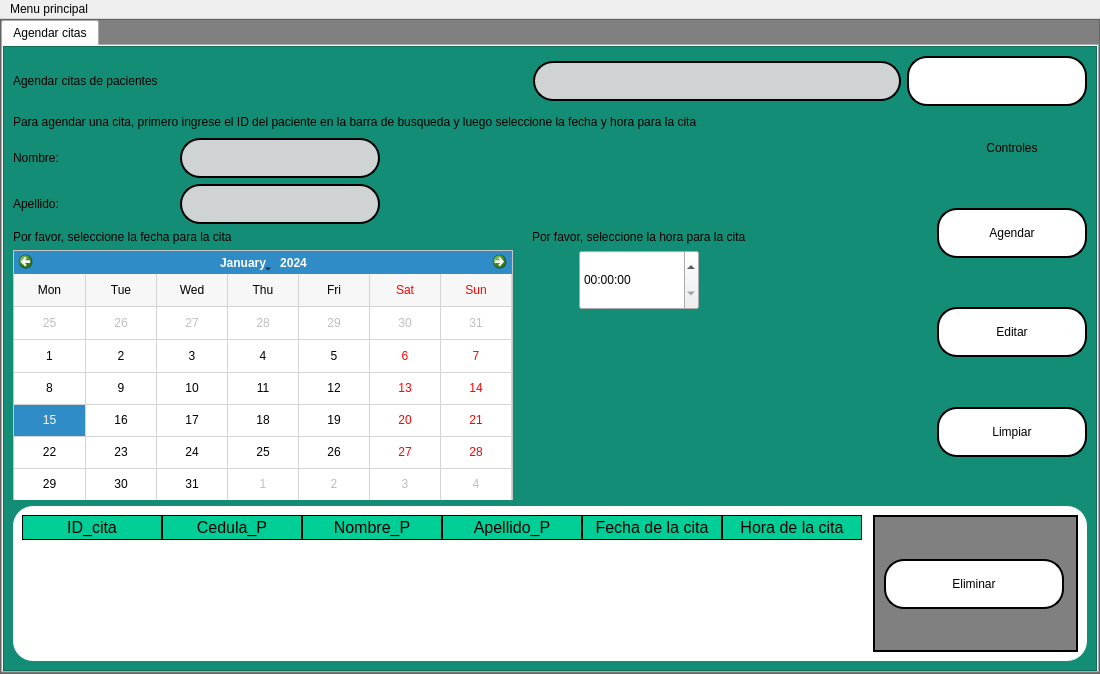
<?xml version="1.0" encoding="UTF-8"?>
<ui version="4.0">
 <class>citas</class>
 <widget class="QMainWindow" name="citas">
  <property name="geometry">
   <rect>
    <x>0</x>
    <y>0</y>
    <width>1100</width>
    <height>674</height>
   </rect>
  </property>
  <property name="minimumSize">
   <size>
    <width>1100</width>
    <height>0</height>
   </size>
  </property>
  <property name="maximumSize">
   <size>
    <width>1200</width>
    <height>16777215</height>
   </size>
  </property>
  <property name="windowTitle">
   <string>MainWindow</string>
  </property>
  <widget class="QWidget" name="centralwidget">
   <layout class="QVBoxLayout" name="verticalLayout">
    <property name="spacing">
     <number>0</number>
    </property>
    <property name="leftMargin">
     <number>0</number>
    </property>
    <property name="topMargin">
     <number>0</number>
    </property>
    <property name="rightMargin">
     <number>0</number>
    </property>
    <property name="bottomMargin">
     <number>0</number>
    </property>
    <item>
     <widget class="QFrame" name="frame">
      <property name="styleSheet">
       <string notr="true">QFrame{
background-color:gray;
}</string>
      </property>
      <property name="frameShape">
       <enum>QFrame::StyledPanel</enum>
      </property>
      <property name="frameShadow">
       <enum>QFrame::Raised</enum>
      </property>
      <layout class="QVBoxLayout" name="verticalLayout_2">
       <property name="spacing">
        <number>0</number>
       </property>
       <property name="leftMargin">
        <number>0</number>
       </property>
       <property name="topMargin">
        <number>0</number>
       </property>
       <property name="rightMargin">
        <number>0</number>
       </property>
       <property name="bottomMargin">
        <number>0</number>
       </property>
       <item>
        <widget class="QTabWidget" name="tabWidget">
         <property name="currentIndex">
          <number>0</number>
         </property>
         <widget class="QWidget" name="agg_citas">
          <attribute name="title">
           <string>Agendar citas</string>
          </attribute>
          <layout class="QVBoxLayout" name="verticalLayout_3">
           <property name="spacing">
            <number>0</number>
           </property>
           <property name="leftMargin">
            <number>0</number>
           </property>
           <property name="topMargin">
            <number>0</number>
           </property>
           <property name="rightMargin">
            <number>0</number>
           </property>
           <property name="bottomMargin">
            <number>0</number>
           </property>
           <item>
            <widget class="QFrame" name="frame_2">
             <property name="styleSheet">
              <string notr="true">QFrame{
background-color:#138D75;
	font: 12pt &quot;Microsoft Sans Serif&quot;;
}
QTableWidget{
color:rgb(0,0,0);
gridline-color:rgb(0,206,151);
font-size:12pt;
}
QHeaderView::section{
background-color:rgb(0,206,151);
border:1px solid rgb(0,0,0);
font-size:12pt;
}
QTbaleWidget QTableCornerButton::section{
background-color:rgb(0,0,0);
border:1px solid  rgb(0,206,151);
}
QLineEdit{
border:2px solid rgb(0,0,0);
border-radius:20px;
background-color:#D0D3D4;
	font: 12pt &quot;Microsoft Sans Serif&quot;;
}
QPushButton{
border-radius:20px;
border:2px solid rgb(0,0,0);
background-color:white;
}
QPushButton:hover{
	background-color:#CB4335;
}</string>
             </property>
             <property name="frameShape">
              <enum>QFrame::StyledPanel</enum>
             </property>
             <property name="frameShadow">
              <enum>QFrame::Raised</enum>
             </property>
             <layout class="QVBoxLayout" name="verticalLayout_13">
              <item>
               <layout class="QHBoxLayout" name="horizontalLayout_4">
                <item>
                 <widget class="QLabel" name="title">
                  <property name="text">
                   <string>Agendar citas de pacientes</string>
                  </property>
                 </widget>
                </item>
                <item>
                 <spacer name="horizontalSpacer">
                  <property name="orientation">
                   <enum>Qt::Horizontal</enum>
                  </property>
                  <property name="sizeHint" stdset="0">
                   <size>
                    <width>40</width>
                    <height>20</height>
                   </size>
                  </property>
                 </spacer>
                </item>
                <item>
                 <widget class="QLineEdit" name="in_busqueda">
                  <property name="minimumSize">
                   <size>
                    <width>0</width>
                    <height>40</height>
                   </size>
                  </property>
                 </widget>
                </item>
                <item>
                 <widget class="QPushButton" name="btn_buscar">
                  <property name="minimumSize">
                   <size>
                    <width>180</width>
                    <height>50</height>
                   </size>
                  </property>
                  <property name="maximumSize">
                   <size>
                    <width>180</width>
                    <height>16777215</height>
                   </size>
                  </property>
                  <property name="styleSheet">
                   <string notr="true"/>
                  </property>
                  <property name="text">
                   <string/>
                  </property>
                  <property name="icon">
                   <iconset>
                    <normaloff>../../../../Desktop/PROYECTO/project/interfaces/ELEMENTOS GRAFICOS/buscar.png</normaloff>../../../../Desktop/PROYECTO/project/interfaces/ELEMENTOS GRAFICOS/buscar.png</iconset>
                  </property>
                  <property name="iconSize">
                   <size>
                    <width>30</width>
                    <height>30</height>
                   </size>
                  </property>
                 </widget>
                </item>
               </layout>
              </item>
              <item>
               <spacer name="verticalSpacer_10">
                <property name="orientation">
                 <enum>Qt::Vertical</enum>
                </property>
                <property name="sizeHint" stdset="0">
                 <size>
                  <width>20</width>
                  <height>40</height>
                 </size>
                </property>
               </spacer>
              </item>
              <item>
               <layout class="QHBoxLayout" name="horizontalLayout_5">
                <item>
                 <widget class="QLabel" name="label_5">
                  <property name="text">
                   <string>Para agendar una cita, primero ingrese el ID del paciente en la barra de busqueda y luego seleccione la fecha y hora para la cita</string>
                  </property>
                 </widget>
                </item>
                <item>
                 <spacer name="horizontalSpacer_2">
                  <property name="orientation">
                   <enum>Qt::Horizontal</enum>
                  </property>
                  <property name="sizeHint" stdset="0">
                   <size>
                    <width>40</width>
                    <height>20</height>
                   </size>
                  </property>
                 </spacer>
                </item>
               </layout>
              </item>
              <item>
               <spacer name="verticalSpacer_11">
                <property name="orientation">
                 <enum>Qt::Vertical</enum>
                </property>
                <property name="sizeHint" stdset="0">
                 <size>
                  <width>20</width>
                  <height>40</height>
                 </size>
                </property>
               </spacer>
              </item>
              <item>
               <layout class="QHBoxLayout" name="horizontalLayout_10">
                <item>
                 <layout class="QVBoxLayout" name="verticalLayout_10">
                  <item>
                   <layout class="QHBoxLayout" name="horizontalLayout_8">
                    <item>
                     <layout class="QVBoxLayout" name="verticalLayout_7">
                      <item>
                       <layout class="QHBoxLayout" name="horizontalLayout_2">
                        <item>
                         <widget class="QLabel" name="lbl_name">
                          <property name="minimumSize">
                           <size>
                            <width>50</width>
                            <height>0</height>
                           </size>
                          </property>
                          <property name="text">
                           <string>Nombre:</string>
                          </property>
                         </widget>
                        </item>
                        <item>
                         <widget class="QLineEdit" name="lineEdit">
                          <property name="minimumSize">
                           <size>
                            <width>200</width>
                            <height>40</height>
                           </size>
                          </property>
                          <property name="maximumSize">
                           <size>
                            <width>200</width>
                            <height>40</height>
                           </size>
                          </property>
                         </widget>
                        </item>
                       </layout>
                      </item>
                      <item>
                       <layout class="QHBoxLayout" name="horizontalLayout_3">
                        <item>
                         <widget class="QLabel" name="lbl_apell">
                          <property name="minimumSize">
                           <size>
                            <width>50</width>
                            <height>0</height>
                           </size>
                          </property>
                          <property name="text">
                           <string>Apellido:</string>
                          </property>
                         </widget>
                        </item>
                        <item>
                         <widget class="QLineEdit" name="lineEdit_2">
                          <property name="minimumSize">
                           <size>
                            <width>200</width>
                            <height>40</height>
                           </size>
                          </property>
                          <property name="maximumSize">
                           <size>
                            <width>200</width>
                            <height>40</height>
                           </size>
                          </property>
                         </widget>
                        </item>
                       </layout>
                      </item>
                     </layout>
                    </item>
                    <item>
                     <spacer name="horizontalSpacer_7">
                      <property name="orientation">
                       <enum>Qt::Horizontal</enum>
                      </property>
                      <property name="sizeHint" stdset="0">
                       <size>
                        <width>40</width>
                        <height>20</height>
                       </size>
                      </property>
                     </spacer>
                    </item>
                   </layout>
                  </item>
                  <item>
                   <spacer name="verticalSpacer_4">
                    <property name="orientation">
                     <enum>Qt::Vertical</enum>
                    </property>
                    <property name="sizeHint" stdset="0">
                     <size>
                      <width>20</width>
                      <height>40</height>
                     </size>
                    </property>
                   </spacer>
                  </item>
                  <item>
                   <layout class="QHBoxLayout" name="horizontalLayout_7">
                    <item>
                     <layout class="QVBoxLayout" name="verticalLayout_8">
                      <item>
                       <widget class="QLabel" name="label_4">
                        <property name="text">
                         <string>Por favor, seleccione la fecha para la cita</string>
                        </property>
                       </widget>
                      </item>
                      <item>
                       <widget class="QFrame" name="frame_5">
                        <property name="minimumSize">
                         <size>
                          <width>500</width>
                          <height>250</height>
                         </size>
                        </property>
                        <property name="maximumSize">
                         <size>
                          <width>500</width>
                          <height>250</height>
                         </size>
                        </property>
                        <property name="styleSheet">
                         <string notr="true">QFrame{
	background-color: rgb(255, 255, 255);
}</string>
                        </property>
                        <property name="frameShape">
                         <enum>QFrame::StyledPanel</enum>
                        </property>
                        <property name="frameShadow">
                         <enum>QFrame::Raised</enum>
                        </property>
                        <layout class="QVBoxLayout" name="verticalLayout_6">
                         <property name="spacing">
                          <number>0</number>
                         </property>
                         <property name="leftMargin">
                          <number>0</number>
                         </property>
                         <property name="topMargin">
                          <number>0</number>
                         </property>
                         <property name="rightMargin">
                          <number>0</number>
                         </property>
                         <property name="bottomMargin">
                          <number>0</number>
                         </property>
                         <item>
                          <widget class="QCalendarWidget" name="fecha">
                           <property name="minimumSize">
                            <size>
                             <width>450</width>
                             <height>250</height>
                            </size>
                           </property>
                           <property name="maximumSize">
                            <size>
                             <width>16777215</width>
                             <height>250</height>
                            </size>
                           </property>
                           <property name="gridVisible">
                            <bool>true</bool>
                           </property>
                           <property name="horizontalHeaderFormat">
                            <enum>QCalendarWidget::ShortDayNames</enum>
                           </property>
                           <property name="verticalHeaderFormat">
                            <enum>QCalendarWidget::NoVerticalHeader</enum>
                           </property>
                          </widget>
                         </item>
                        </layout>
                       </widget>
                      </item>
                     </layout>
                    </item>
                    <item>
                     <spacer name="horizontalSpacer_3">
                      <property name="orientation">
                       <enum>Qt::Horizontal</enum>
                      </property>
                      <property name="sizeHint" stdset="0">
                       <size>
                        <width>13</width>
                        <height>17</height>
                       </size>
                      </property>
                     </spacer>
                    </item>
                    <item>
                     <layout class="QVBoxLayout" name="verticalLayout_9">
                      <item>
                       <widget class="QLabel" name="label_6">
                        <property name="text">
                         <string>Por favor, seleccione la hora para la cita</string>
                        </property>
                       </widget>
                      </item>
                      <item>
                       <layout class="QHBoxLayout" name="horizontalLayout_6">
                        <item>
                         <spacer name="horizontalSpacer_5">
                          <property name="orientation">
                           <enum>Qt::Horizontal</enum>
                          </property>
                          <property name="sizeHint" stdset="0">
                           <size>
                            <width>40</width>
                            <height>20</height>
                           </size>
                          </property>
                         </spacer>
                        </item>
                        <item>
                         <widget class="QTimeEdit" name="timeEdit">
                          <property name="minimumSize">
                           <size>
                            <width>120</width>
                            <height>60</height>
                           </size>
                          </property>
                          <property name="maximumSize">
                           <size>
                            <width>120</width>
                            <height>60</height>
                           </size>
                          </property>
                         </widget>
                        </item>
                        <item>
                         <spacer name="horizontalSpacer_6">
                          <property name="orientation">
                           <enum>Qt::Horizontal</enum>
                          </property>
                          <property name="sizeHint" stdset="0">
                           <size>
                            <width>40</width>
                            <height>20</height>
                           </size>
                          </property>
                         </spacer>
                        </item>
                       </layout>
                      </item>
                      <item>
                       <spacer name="verticalSpacer">
                        <property name="orientation">
                         <enum>Qt::Vertical</enum>
                        </property>
                        <property name="sizeHint" stdset="0">
                         <size>
                          <width>20</width>
                          <height>40</height>
                         </size>
                        </property>
                       </spacer>
                      </item>
                     </layout>
                    </item>
                   </layout>
                  </item>
                 </layout>
                </item>
                <item>
                 <layout class="QHBoxLayout" name="horizontalLayout_9">
                  <item>
                   <spacer name="horizontalSpacer_8">
                    <property name="orientation">
                     <enum>Qt::Horizontal</enum>
                    </property>
                    <property name="sizeHint" stdset="0">
                     <size>
                      <width>40</width>
                      <height>20</height>
                     </size>
                    </property>
                   </spacer>
                  </item>
                  <item>
                   <layout class="QVBoxLayout" name="verticalLayout_5">
                    <property name="leftMargin">
                     <number>0</number>
                    </property>
                    <item>
                     <widget class="QLabel" name="label">
                      <property name="minimumSize">
                       <size>
                        <width>100</width>
                        <height>20</height>
                       </size>
                      </property>
                      <property name="maximumSize">
                       <size>
                        <width>250</width>
                        <height>20</height>
                       </size>
                      </property>
                      <property name="styleSheet">
                       <string notr="true">QLabel{
border:0px;
}</string>
                      </property>
                      <property name="text">
                       <string>Controles</string>
                      </property>
                      <property name="alignment">
                       <set>Qt::AlignCenter</set>
                      </property>
                     </widget>
                    </item>
                    <item>
                     <layout class="QVBoxLayout" name="verticalLayout_4">
                      <item>
                       <spacer name="verticalSpacer_8">
                        <property name="orientation">
                         <enum>Qt::Vertical</enum>
                        </property>
                        <property name="sizeHint" stdset="0">
                         <size>
                          <width>20</width>
                          <height>40</height>
                         </size>
                        </property>
                       </spacer>
                      </item>
                      <item>
                       <widget class="QPushButton" name="btn_agg">
                        <property name="minimumSize">
                         <size>
                          <width>150</width>
                          <height>50</height>
                         </size>
                        </property>
                        <property name="maximumSize">
                         <size>
                          <width>150</width>
                          <height>50</height>
                         </size>
                        </property>
                        <property name="text">
                         <string>Agendar</string>
                        </property>
                       </widget>
                      </item>
                      <item>
                       <spacer name="verticalSpacer_5">
                        <property name="orientation">
                         <enum>Qt::Vertical</enum>
                        </property>
                        <property name="sizeHint" stdset="0">
                         <size>
                          <width>20</width>
                          <height>40</height>
                         </size>
                        </property>
                       </spacer>
                      </item>
                      <item>
                       <widget class="QPushButton" name="btn_edit">
                        <property name="minimumSize">
                         <size>
                          <width>150</width>
                          <height>50</height>
                         </size>
                        </property>
                        <property name="maximumSize">
                         <size>
                          <width>150</width>
                          <height>50</height>
                         </size>
                        </property>
                        <property name="text">
                         <string>Editar</string>
                        </property>
                       </widget>
                      </item>
                      <item>
                       <spacer name="verticalSpacer_7">
                        <property name="orientation">
                         <enum>Qt::Vertical</enum>
                        </property>
                        <property name="sizeHint" stdset="0">
                         <size>
                          <width>20</width>
                          <height>40</height>
                         </size>
                        </property>
                       </spacer>
                      </item>
                      <item>
                       <widget class="QPushButton" name="btn_clear">
                        <property name="minimumSize">
                         <size>
                          <width>150</width>
                          <height>50</height>
                         </size>
                        </property>
                        <property name="maximumSize">
                         <size>
                          <width>150</width>
                          <height>50</height>
                         </size>
                        </property>
                        <property name="text">
                         <string>Limpiar</string>
                        </property>
                       </widget>
                      </item>
                      <item>
                       <spacer name="verticalSpacer_9">
                        <property name="orientation">
                         <enum>Qt::Vertical</enum>
                        </property>
                        <property name="sizeHint" stdset="0">
                         <size>
                          <width>20</width>
                          <height>40</height>
                         </size>
                        </property>
                       </spacer>
                      </item>
                     </layout>
                    </item>
                   </layout>
                  </item>
                 </layout>
                </item>
               </layout>
              </item>
              <item>
               <spacer name="verticalSpacer_6">
                <property name="orientation">
                 <enum>Qt::Vertical</enum>
                </property>
                <property name="sizeHint" stdset="0">
                 <size>
                  <width>20</width>
                  <height>40</height>
                 </size>
                </property>
               </spacer>
              </item>
              <item>
               <widget class="QFrame" name="frame_3">
                <property name="styleSheet">
                 <string notr="true">QFrame{
background-color:white;
border-radius:20px;
}</string>
                </property>
                <property name="frameShape">
                 <enum>QFrame::StyledPanel</enum>
                </property>
                <property name="frameShadow">
                 <enum>QFrame::Raised</enum>
                </property>
                <layout class="QHBoxLayout" name="horizontalLayout">
                 <item>
                  <widget class="QTableWidget" name="tableWidget">
                   <property name="minimumSize">
                    <size>
                     <width>850</width>
                     <height>0</height>
                    </size>
                   </property>
                   <property name="maximumSize">
                    <size>
                     <width>850</width>
                     <height>16777215</height>
                    </size>
                   </property>
                   <attribute name="horizontalHeaderVisible">
                    <bool>true</bool>
                   </attribute>
                   <attribute name="horizontalHeaderCascadingSectionResizes">
                    <bool>false</bool>
                   </attribute>
                   <attribute name="horizontalHeaderDefaultSectionSize">
                    <number>140</number>
                   </attribute>
                   <column>
                    <property name="text">
                     <string>ID_cita</string>
                    </property>
                   </column>
                   <column>
                    <property name="text">
                     <string>Cedula_P</string>
                    </property>
                   </column>
                   <column>
                    <property name="text">
                     <string>Nombre_P</string>
                    </property>
                   </column>
                   <column>
                    <property name="text">
                     <string>Apellido_P</string>
                    </property>
                   </column>
                   <column>
                    <property name="text">
                     <string>Fecha de la cita</string>
                    </property>
                   </column>
                   <column>
                    <property name="text">
                     <string>Hora de la cita</string>
                    </property>
                   </column>
                  </widget>
                 </item>
                 <item>
                  <spacer name="horizontalSpacer_4">
                   <property name="orientation">
                    <enum>Qt::Horizontal</enum>
                   </property>
                   <property name="sizeHint" stdset="0">
                    <size>
                     <width>53</width>
                     <height>20</height>
                    </size>
                   </property>
                  </spacer>
                 </item>
                 <item>
                  <widget class="QFrame" name="frame_4">
                   <property name="minimumSize">
                    <size>
                     <width>205</width>
                     <height>0</height>
                    </size>
                   </property>
                   <property name="styleSheet">
                    <string notr="true">QFrame{
background-color:gray;
border-radius: 0px;
border: 2px solid rgb(0,0,0);
}</string>
                   </property>
                   <property name="frameShape">
                    <enum>QFrame::StyledPanel</enum>
                   </property>
                   <property name="frameShadow">
                    <enum>QFrame::Raised</enum>
                   </property>
                   <layout class="QVBoxLayout" name="verticalLayout_12">
                    <item>
                     <layout class="QVBoxLayout" name="verticalLayout_11">
                      <item>
                       <spacer name="verticalSpacer_2">
                        <property name="orientation">
                         <enum>Qt::Vertical</enum>
                        </property>
                        <property name="sizeHint" stdset="0">
                         <size>
                          <width>173</width>
                          <height>30</height>
                         </size>
                        </property>
                       </spacer>
                      </item>
                      <item>
                       <widget class="QPushButton" name="btn_delete">
                        <property name="minimumSize">
                         <size>
                          <width>180</width>
                          <height>50</height>
                         </size>
                        </property>
                        <property name="maximumSize">
                         <size>
                          <width>180</width>
                          <height>50</height>
                         </size>
                        </property>
                        <property name="text">
                         <string>Eliminar</string>
                        </property>
                       </widget>
                      </item>
                      <item>
                       <spacer name="verticalSpacer_3">
                        <property name="orientation">
                         <enum>Qt::Vertical</enum>
                        </property>
                        <property name="sizeHint" stdset="0">
                         <size>
                          <width>173</width>
                          <height>31</height>
                         </size>
                        </property>
                       </spacer>
                      </item>
                     </layout>
                    </item>
                   </layout>
                  </widget>
                 </item>
                </layout>
               </widget>
              </item>
             </layout>
            </widget>
           </item>
          </layout>
         </widget>
        </widget>
       </item>
      </layout>
     </widget>
    </item>
   </layout>
  </widget>
  <widget class="QMenuBar" name="menubar">
   <property name="geometry">
    <rect>
     <x>0</x>
     <y>0</y>
     <width>1100</width>
     <height>21</height>
    </rect>
   </property>
   <widget class="QMenu" name="menuMenu_principal">
    <property name="title">
     <string>Menu principal</string>
    </property>
    <addaction name="actionVolver_al_menu_principal"/>
    <addaction name="actionRegistrar_pacientes"/>
    <addaction name="actionImportar_placas"/>
    <addaction name="actionSalir"/>
   </widget>
   <addaction name="menuMenu_principal"/>
  </widget>
  <action name="actionRegistrar_pacientes">
   <property name="text">
    <string>Registrar pacientes</string>
   </property>
  </action>
  <action name="actionImportar_placas">
   <property name="text">
    <string>Importar placas</string>
   </property>
  </action>
  <action name="actionSalir">
   <property name="text">
    <string>Salir</string>
   </property>
  </action>
  <action name="actionVolver_al_menu_principal">
   <property name="text">
    <string>Volver al menu principal</string>
   </property>
  </action>
 </widget>
 <resources/>
 <connections/>
</ui>
